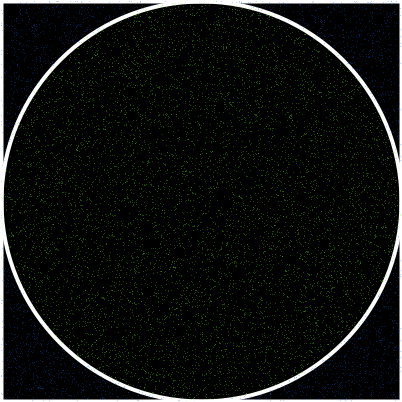
Frame 1 (no input)
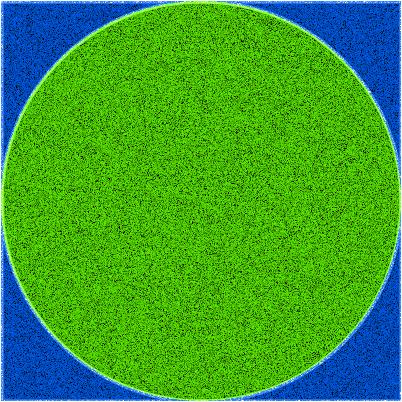
Frame 60 (the mouse pressed at the canvas centre just before this capture)
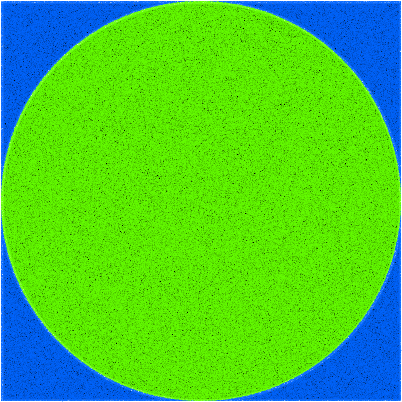
Frame 120 (the mouse held since frame 60 and released just before this capture)

The Processing sketch that drew these frames (run headless with seeded random() and noise(); from frame 60 on, the mouse is pressed at the canvas centre):

// Processing sketch: PIDAY
// ── PIDAY.pde
float r = 200;

int total = 0;
int circle = 0;

double recordPI = 0;

void setup() {
  size(402, 402);  
  background(0);
  translate(width/2, height/2);
  stroke(255);
  strokeWeight(4);
  noFill(); 
  ellipse(0, 0, r*2, r*2);
  rectMode(CENTER);
  rect(0, 0, r*2, r*2);
}

void draw() {
  translate(width/2, height/2);

  for (int i = 0; i < 11000; i++) {
    float x = random(-r, r);
    float y = random(-r, r);
    total++;

    double d = (double)x * (double)x + (double)y * (double)y;
    if (d < (double) r * (double) r) {
      circle++;
      stroke(100, 255, 0, 100);
    } else {
      stroke(0, 100, 255, 100);
    }
    strokeWeight(1);
    point(x, y);

    double pi = (double)4 * ((double)circle / (double)total);
    double recordDiff = Math.abs(Math.PI - recordPI);
    double diff = Math.abs(Math.PI - pi);
    if (diff < recordDiff) {
      recordDiff = diff;
      recordPI = pi;
      println(recordPI);
    }
  }
}
